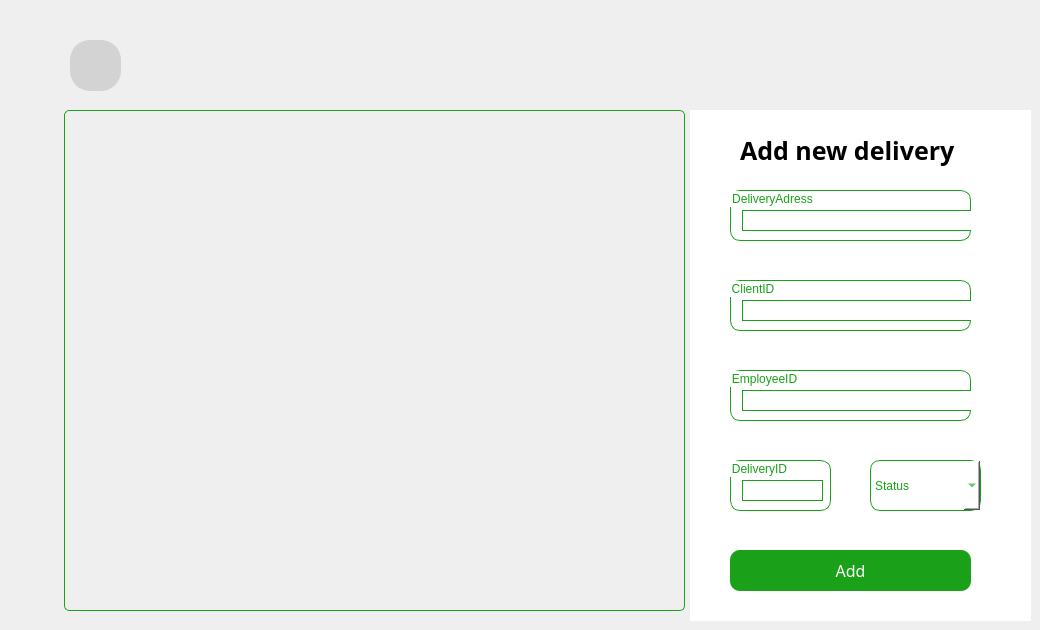
     <widget class="QWidget" name="add_delivery">
      <widget class="QLabel" name="label_5">
       <property name="geometry">
        <rect>
         <x>64</x>
         <y>110</y>
         <width>621</width>
         <height>501</height>
        </rect>
       </property>
       <property name="styleSheet">
        <string notr="true">border-radius:5px;
border-color: none;
border-width : 1px;
border-style:solid;
color: rgb(27, 160, 25);
</string>
       </property>
       <property name="text">
        <string/>
       </property>
       <property name="pixmap">
        <pixmap resource="resources.qrc">:/images/final2.jpg</pixmap>
       </property>
       <property name="wordWrap">
        <bool>false</bool>
       </property>
      </widget>
      <widget class="QFrame" name="frame_5">
       <property name="geometry">
        <rect>
         <x>690</x>
         <y>110</y>
         <width>341</width>
         <height>511</height>
        </rect>
       </property>
       <property name="styleSheet">
        <string notr="true">background:white;</string>
       </property>
       <property name="frameShape">
        <enum>QFrame::NoFrame</enum>
       </property>
       <widget class="QLabel" name="label_6">
        <property name="geometry">
         <rect>
          <x>50</x>
          <y>20</y>
          <width>231</width>
          <height>41</height>
         </rect>
        </property>
        <property name="styleSheet">
         <string notr="true">*{
color: var(--Dark-500, #16151C);

font-family: Lexend;
font-size: 25px;
font-style: normal;
font-weight: 600;
line-height: 30px; 
background:none;
}</string>
        </property>
        <property name="text">
         <string>Add new delivery</string>
        </property>
       </widget>
       <widget class="QGroupBox" name="groupBox_2">
        <property name="geometry">
         <rect>
          <x>40</x>
          <y>170</y>
          <width>241</width>
          <height>51</height>
         </rect>
        </property>
        <property name="styleSheet">
         <string notr="true">border-radius:10px;
border-color: rgb(27, 160, 25);
border-width : 1.2px;
border-style:solid;
color: rgb(27, 160, 25);
</string>
        </property>
        <property name="title">
         <string>ClientID</string>
        </property>
        <widget class="QLineEdit" name="lineEdit_clientID">
         <property name="geometry">
          <rect>
           <x>12</x>
           <y>20</y>
           <width>261</width>
           <height>21</height>
          </rect>
         </property>
         <property name="styleSheet">
          <string notr="true">border-radius:0px;
border-color: rgb(27, 160, 25);
border-width : 0x;
color:grey;</string>
         </property>
        </widget>
       </widget>
       <widget class="QGroupBox" name="groupBox_3">
        <property name="geometry">
         <rect>
          <x>40</x>
          <y>260</y>
          <width>241</width>
          <height>51</height>
         </rect>
        </property>
        <property name="styleSheet">
         <string notr="true">border-radius:10px;
border-color: rgb(27, 160, 25);
border-width : 1.2px;
border-style:solid;
color: rgb(27, 160, 25);
</string>
        </property>
        <property name="title">
         <string>EmployeeID</string>
        </property>
        <widget class="QLineEdit" name="lineEdit_employeeID">
         <property name="geometry">
          <rect>
           <x>12</x>
           <y>20</y>
           <width>261</width>
           <height>21</height>
          </rect>
         </property>
         <property name="styleSheet">
          <string notr="true">border-radius:0px;
border-color: rgb(27, 160, 25);
border-width : 0x;
color:grey;</string>
         </property>
        </widget>
       </widget>
       <widget class="QGroupBox" name="groupBox_4">
        <property name="geometry">
         <rect>
          <x>40</x>
          <y>80</y>
          <width>241</width>
          <height>51</height>
         </rect>
        </property>
        <property name="styleSheet">
         <string notr="true">border-radius:10px;
border-color: rgb(27, 160, 25);
border-width : 1.2px;
border-style:solid;
color: rgb(27, 160, 25);
</string>
        </property>
        <property name="title">
         <string>DeliveryAdress</string>
        </property>
        <widget class="QLineEdit" name="lineEdit_deliveryAddress">
         <property name="geometry">
          <rect>
           <x>12</x>
           <y>20</y>
           <width>261</width>
           <height>21</height>
          </rect>
         </property>
         <property name="styleSheet">
          <string notr="true">border-radius:0px;
border-color: rgb(27, 160, 25);
border-width : 0x;
color:grey;</string>
         </property>
        </widget>
       </widget>
       <widget class="QPushButton" name="pushButton_10">
        <property name="geometry">
         <rect>
          <x>40</x>
          <y>440</y>
          <width>241</width>
          <height>41</height>
         </rect>
        </property>
        <property name="styleSheet">
         <string notr="true">*{
background:#1ba019;
border-radius:10px;
color:white;
font-family: Lexend;
font-size:16px;
}
QPushButton:hover
{
background:#00b521;
color:white;
border-left:3.5px solid #1BA019 ; 
border-color:none;
border-radius:10px;




}
QPushButton:pressed
{
background:#013220;
color:black;
border-radius:10px;
color:white;
font-family: Lexend;
font-size:16px;
border-radius:10px;
border-left:3.5px solid #1BA019 ; 


/*background: qlineargradient(x1: 0, y1: 0, x2: 0, y2: 1,
                                stop: 0 #ffffff, stop: 1 #dcdcdc);*/
}</string>
        </property>
        <property name="text">
         <string>Add</string>
        </property>
        <property name="iconSize">
         <size>
          <width>20</width>
          <height>20</height>
         </size>
        </property>
       </widget>
       <widget class="QGroupBox" name="groupBox_6">
        <property name="geometry">
         <rect>
          <x>40</x>
          <y>350</y>
          <width>101</width>
          <height>51</height>
         </rect>
        </property>
        <property name="styleSheet">
         <string notr="true">border-radius:10px;
border-color: rgb(27, 160, 25);
border-width : 1.2px;
border-style:solid;
color: rgb(27, 160, 25);
</string>
        </property>
        <property name="title">
         <string>DeliveryID</string>
        </property>
        <widget class="QLineEdit" name="lineEdit_DeliveryID">
         <property name="geometry">
          <rect>
           <x>12</x>
           <y>20</y>
           <width>81</width>
           <height>21</height>
          </rect>
         </property>
         <property name="styleSheet">
          <string notr="true">border-radius:0px;
border-color: rgb(27, 160, 25);
border-width : 0x;
color:grey;</string>
         </property>
        </widget>
       </widget>
       <widget class="QComboBox" name="comboBox_Status">
        <property name="geometry">
         <rect>
          <x>180</x>
          <y>350</y>
          <width>111</width>
          <height>51</height>
         </rect>
        </property>
        <property name="styleSheet">
         <string notr="true">border-radius:10px;
border-color: rgb(27, 160, 25);
border-width : 1.2px;
border-style:solid;
color: rgb(27, 160, 25);
</string>
        </property>
        <item>
         <property name="text">
          <string>Status</string>
         </property>
        </item>
        <item>
         <property name="text">
          <string>Ordered</string>
         </property>
        </item>
        <item>
         <property name="text">
          <string>In Progress</string>
         </property>
        </item>
        <item>
         <property name="text">
          <string>Delivered</string>
         </property>
        </item>
       </widget>
      </widget>
      <widget class="QPushButton" name="return_main">
       <property name="geometry">
        <rect>
         <x>70</x>
         <y>40</y>
         <width>51</width>
         <height>51</height>
        </rect>
       </property>
       <property name="styleSheet">
        <string notr="true">background:#D3D3D3;
border-radius: 20px;
border: 1px solid;
border-color:#D3D3D3;
</string>
       </property>
       <property name="text">
        <string/>
       </property>
       <property name="icon">
        <iconset resource="resources.qrc">
         <normaloff>:/images/arrow1.png</normaloff>:/images/arrow1.png</iconset>
       </property>
       <property name="iconSize">
        <size>
         <width>30</width>
         <height>30</height>
        </size>
       </property>
      </widget>
     </widget>
